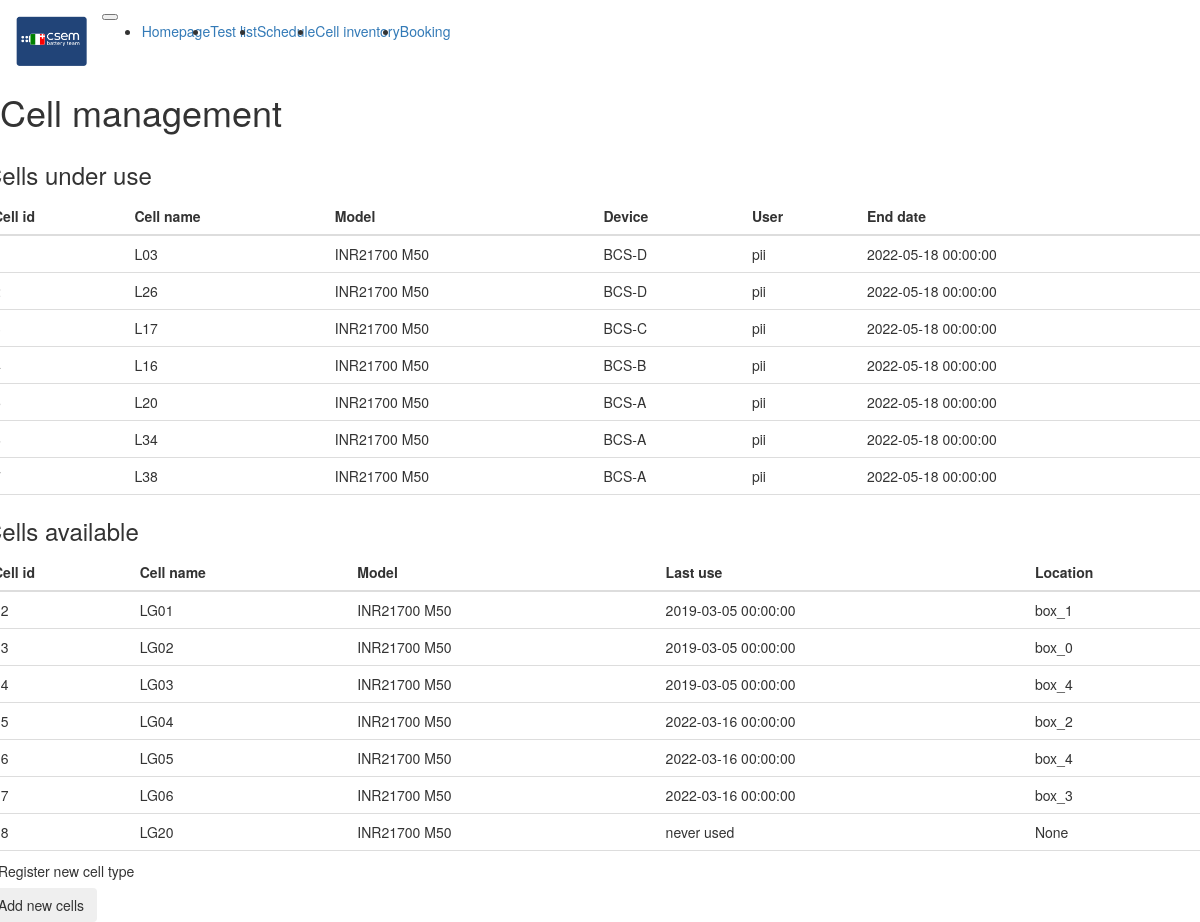
The app's page /cells with its own data.
### app/models.py (models this page shows, shortened)
class Cell(db.Model):
    __tablename__ = 'cell'
    id            = db.Column(db.Integer,primary_key=True)
    name          = db.Column(db.String(64),unique=True)
    model_id      = db.Column(db.Integer, db.ForeignKey('cell_type.id'))
    purchase_date = db.Column(db.DateTime(timezone=True))
    under_use     = db.Column(db.Boolean)
    location      = db.Column(db.Integer, db.ForeignKey('location.id'))
    single_test      = db.relationship('SingleTest', backref='cell id (in use)',lazy='dynamic',foreign_keys="SingleTest.cell_id")

class Cell_type(db.Model):
    __tablename__      = 'cell_type'
    id                 = db.Column(db.Integer,primary_key=True)
    model              = db.Column(db.String(64),index=True,unique=True)
    maker              = db.Column(db.String(64))
    anode              = db.Column(db.String(64))
    cathode            = db.Column(db.String(64))
    package            = db.Column(db.String(64))
    capacity           = db.Column(db.Float)
    max_dc_current     = db.Column(db.Float)
    max_peak_current   = db.Column(db.Float)
    min_voltage        = db.Column(db.Float)
    max_voltage        = db.Column(db.Float)
    min_temperature    = db.Column(db.Float)
    max_temperature    = db.Column(db.Float)
    note               = db.Column(db.String(256))
    model_id           = db.relationship('Cell', backref='cell_type',lazy='dynamic',foreign_keys="Cell.model_id")

class Device(db.Model):
    __tablename__   = 'device'
    id              = db.Column(db.Integer,primary_key=True)
    name            = db.Column(db.String(64),index=True,unique=True)
    number_channels = db.Column(db.Integer)
    company         = db.Column(db.String(64))
    datasheet_link  = db.Column(db.String(64))
    details         = db.Column(db.String(64))
    type            = db.relationship("Device_type", secondary=device_type_identifier,overlaps="type")
    channel_id      = db.relationship('Channel', backref='device_channel',lazy='dynamic',foreign_keys="Channel.device_id")

class User(db.Model):
    __tablename__  = 'user'
    id             =  db.Column(db.Integer,primary_key=True)
    username       = db.Column(db.String(64),index=True,unique=True)
    password_hash  = db.Column(db.String(64))
    test_id      = db.relationship('Test', backref='user',lazy='dynamic',foreign_keys="Test.user_id")

class Test(db.Model):
    __tablename__ = 'test'
    id            = db.Column(db.Integer,primary_key=True)
    name          = db.Column(db.String(64))
    description   = db.Column(db.String(512))
    start         = db.Column(db.DateTime(timezone=True))
    end           = db.Column(db.DateTime(timezone=True))
    temp          = db.Column(db.Float)
    active        = db.Column(db.Boolean)
    user_id       = db.Column(db.Integer, db.ForeignKey('user.id'))
    campaign_id   = db.Column(db.Integer, db.ForeignKey('campaign.id'))
    type_2        = db.Column(db.Integer, db.ForeignKey('test_type.id'))
    type_1        = db.Column(db.Integer, db.ForeignKey('test_type.id'))
    devices       = db.relationship("Device", secondary=device_enaged_identifier)
    singleTests   = db.relationship('SingleTest', backref='batch_list',lazy='dynamic',foreign_keys="SingleTest.test_id")

class Location(db.Model):
    __tablename__ = 'location'
    id            = db.Column(db.Integer,primary_key=True)
    name          = db.Column(db.String(64),unique=True)
    cellslocation_id= db.relationship('Cell', backref='celllocation',lazy='dynamic',foreign_keys="Cell.location")
    def __repr__(self):
        return '{}'.format(self.name)

### app/routes.py (the view)
@app.route('/cells', methods=['GET'])
def cells_get():
    cellTypes = [(type_.id, type_.maker+" "+type_.model) for type_ in Cell_type.query.all() ]
    forms = {'type':CellTypeForm(), 'unit':CellForm()}
    forms['unit'].model.choices = cellTypes
    locations = [(location.id, location.name) for location in Location.query.all()]
    forms['unit'].location.choices = locations
    cells =[]
    for cell in Cell.query.all():
        cell_ ={'id':cell.id, 'name':cell.name,
        'location': Location.query.filter_by(id = cell.location).first(),
        'type':Cell_type.query.filter_by(id=cell.model_id).first().model,
        'under_use':cell.under_use }
        single  = SingleTest.query.filter_by(cell_id=cell.id).order_by(SingleTest.id.desc()).first() #fifo by default -> order by id descending
        if single != None : # has been used before
            test    = Test.query.filter_by(id=single.test_id).first()
            channel = Channel.query.filter_by(id=single.channel_id).first()
            device  = Device.query.filter_by(id=channel.device_id).first()
            user    = User.query.filter_by(id=test.user_id).first()
            cell_['user']=user.username
            cell_['device']=device.name
            cell_['end'] = test.end
        else:
            cell_['end'] = "never used"
        cells.append(cell_)
    return render_template('cells_management.html',forms=forms, cells=cells)

### app/routes.py (called while the page is built)
@app.context_processor
def inject_enumerate():
    return dict(enumerate=enumerate)

@app.context_processor
def inject_str():
    return dict(str=str)

@app.context_processor
def inject_urlencode():
    return dict(urlencode=urlencode)

### app/templates/cells_management.html (shortened to what this page needs)
{% extends "base.html" %}
{% import "bootstrap/wtf.html" as wtf %}
{% block content %}
<div class="row container-fluid mt-3">
    <div class="col-10">
        <h1>Cell management</h1>
        <div class="row mt-5">
            <div class="col-12">
                <h3>Cells under use</h3>
                <div style = 'overflow-y:scroll;height:300px;'>
                <table id="usedCell" class="table table-hover">
                    <thead class="thead-light" >
                      <tr>
                        <th>Cell id</th>
                        <th>Cell name</th>
                        <th>Model</th>
                        <th>Device</th>
                        <th>User</th>
                        <th>End date</th>
                      </tr>
                    </thead>
                    <tbody >
                            {% for cell in cells %}
                            {% if cell.under_use == True %}
                            <tr class="clickable " onclick="window.location='/cell_details{{ cell.id }}'">
                            <td>{{ cell.id }}</td>
                            <td>{{ cell.name }}</td>
                            <td>{{ cell.type }}</td>
                            <td>{{ cell.device }}</td>
                            <td>{{ cell.user }}</td>
                            <td>{{ cell.end }}</td>
                            </tr>
                            {% endif %}
                            {% endfor %}
                    </tbody>
                  </table>
                </div>
            </div>
        </div>
        <div class="row mt-5">
            <div class="col-12">
                <h3>Cells available</h3>
            <div style = 'overflow-y:scroll;height:300px;'>
                <table id="freeCell" class="table table-hover">
                    <thead class="thead-light" >
                        <tr>
                        <th>Cell id</th>
                        <th>Cell name</th>
                        <th>Model</th>
                        <th>Last use</th>
                        <th>Location</th>
                      </tr>
                    </thead>
                    <tbody>
                        {% for cell in cells %}
                        {% if cell.under_use == False %}
                        <tr class="clickable " onclick="window.location='/cell_details{{ cell.id }}'">
                        <td>{{ cell.id }}</td>
                        <td>{{ cell.name }}</td>
                        <td>{{ cell.type }}</td>
                        <td>{{ cell.end }}</td>
                        <td>{{ cell.location }}</td>
                        </tr>
                        {% endif %}
                        {% endfor %}
                    </tbody>
                  </table>
            </div>
            </div>
        </div>
        <div class="row mt-5">
            <div class="col-3"><buton type="button" class="btn btn-secondary" data-toggle="modal" data-target="#modalNewType"> Register new cell type</button></div>
            <div class="col-3"><button type="button" class="btn btn-secondary" data-toggle="modal" data-target="#modalNewCell"> Add new cells</button></div>
        </div>
    </div>
</div>
{% endblock %}

### app/templates/base.html (shortened to what this page needs)
{% extends 'bootstrap/base.html' %}
{% block navbar %}
<nav class="navbar navbar-expand-lg navbar-light bg-light">
  <a class="navbar-brand js-scroll-trigger"> <img alt="Battery Team" src="{{ url_for('static', filename='pictures/bat_team_01.png') }}" height="50"></a>
  <button class="navbar-toggler" type="button" data-toggle="collapse" data-target="#navbarNav" aria-controls="navbarNav" aria-expanded="false" aria-label="Toggle navigation">
  </button>
  <div class="collapse navbar-collapse" id="navbarNav">
    <ul class="navbar-nav">
      <li class="nav-item active">
        <a class="nav-link" href="/index">Homepage</a>
      </li>
      <li class="nav-item">
        <a class="nav-link" href="/tests_list">Test list</a>
      </li>
      <li class="nav-item">
        <a class="nav-link" href="/schedule">Schedule</a>
      </li>
      <li class="nav-item">
        <a class="nav-link" href="/cells" >Cell inventory</a>
      </li>
      <li class="nav-item">
        <a class="nav-link" href="/booking" >Booking</a>
      </li>
    </ul>
  </div>
</nav>
{% endblock %}

### records on screen
Cell: name "L03"
Cell_type: type "INR21700 M50" "INR21700 M50" "INR21700 M50" "INR21700 M50" "INR21700 M50" "INR21700 M50" "INR21700 M50", type "INR21700 M50" "INR21700 M50" "INR21700 M50" "INR21700 M50" "INR21700 M50" "INR21700 M50" "INR21700 M50"
Device: device "BCS-D" "BCS-D"
User: user "pii" "pii" "pii" "pii" "pii" "pii" "pii"
Test: end "2022-05-18 00:00:00" "2022-05-18 00:00:00" "2022-05-18 00:00:00" "2022-05-18 00:00:00" "2022-05-18 00:00:00" "2022-05-18 00:00:00" "2022-05-18 00:00:00"
Cell: name "L26"
Cell: name "L17"
Device: device "BCS-C"
Cell: name "L16"
Device: device "BCS-B"
Cell: name "L20"
Device: device "BCS-A" "BCS-A" "BCS-A"
Cell: name "L34"
Cell: name "L38"
Cell: name "LG01"
Test: end "2019-03-05 00:00:00" "2019-03-05 00:00:00" "2019-03-05 00:00:00"
Location: location "box_1"
Cell: name "LG02"
Location: location "box_0"
Cell: name "LG03"
Location: location "box_4" "box_4"
Cell: name "LG04"
Test: end "2022-03-16 00:00:00" "2022-03-16 00:00:00" "2022-03-16 00:00:00"
Location: location "box_2"
Cell: name "LG05"
Cell: name "LG06"
Location: location "box_3"
Cell: name "LG20"

### other values on screen
{{ cell.end }} "never used"
{{ cell.location }} "None"
